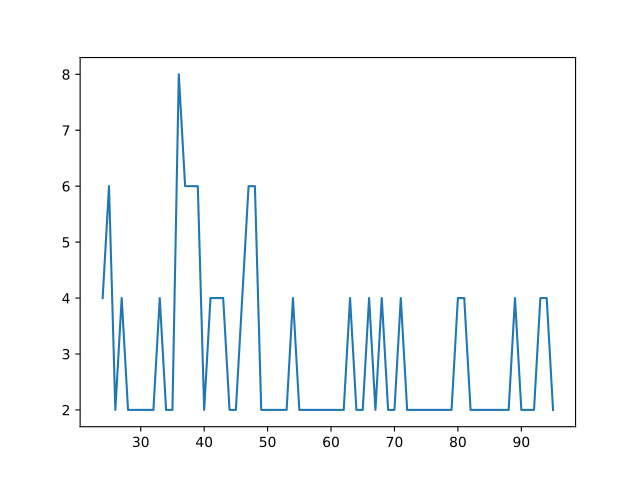

This figure's Python source:
import numpy as np
import matplotlib.pyplot as plt

x = np.genfromtxt('./lab6/Train.csv', delimiter=',', skip_header=1, usecols=2, dtype=float)
start = 1 * 24
stop =  4 * 24
x = x[start:stop]

axa = np.arange(start, stop)

plt.plot(axa, x)
plt.savefig("lab6/ex6/ex6a.pdf")
plt.show()
